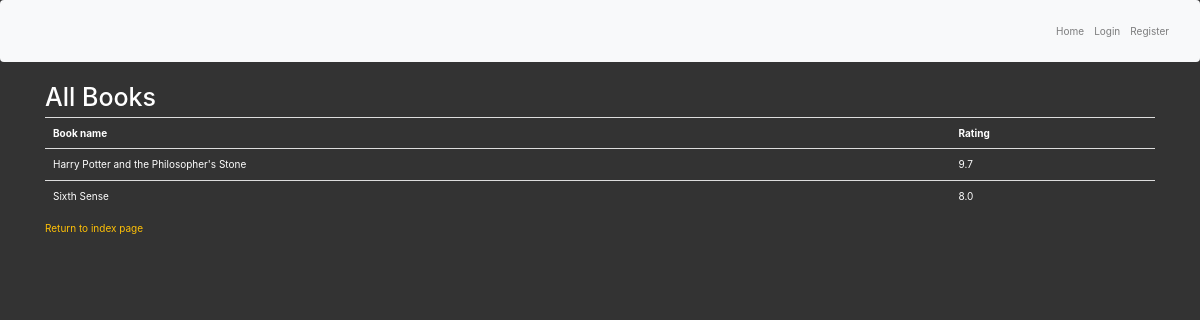
Before: /books with the older database file.
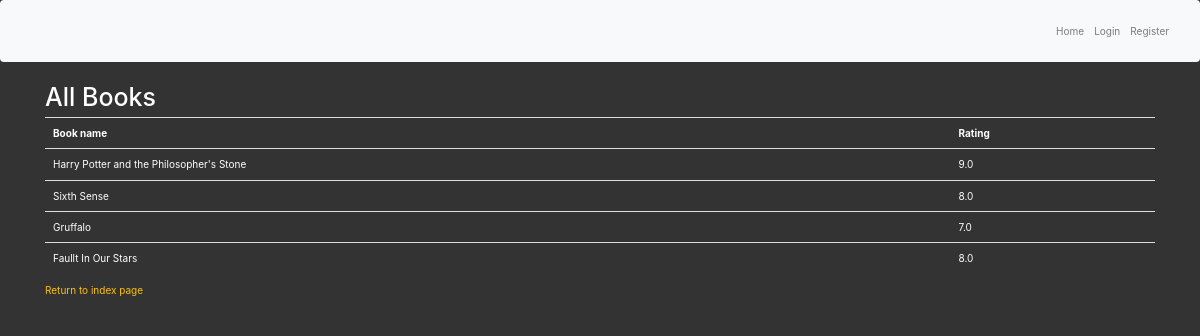
After: the same page with the newer database file.
### main.py (models this page shows)
class Book(db.Model):
    id = db.Column(db.Integer, primary_key=True)
    title = db.Column(db.String(250), unique=True, nullable=False)
    rating = db.Column(db.Float, nullable=False)

### main.py (the view)
@app.route('/books')
def books():
    all_books = db.session.query(Book).all()
    return render_template("books.html", books=all_books, logged_in=current_user.is_authenticated)

### templates/books.html (shortened to what this page needs)
{% extends 'bootstrap/base.html' %}
{% block styles %}
{{super()}}
<link rel="stylesheet" href="https://stackpath.bootstrapcdn.com/bootstrap/4.5.2/css/bootstrap.min.css">
<link rel="stylesheet" href="{{url_for('.static', filename='css/styles.css')}}">
{% endblock %}
{% block navbar %}
<nav class="navbar navbar-expand-lg navbar-light bg-light">
  <div class="collapse navbar-collapse">
    <ul class="navbar-nav ml-auto">
      <li class="nav-item">
        <a class="nav-link" href="{{ url_for('home') }}">Home</a>
      </li>
       {% if logged_in: %}
            <li class="nav-item">
                <a class="nav-link" href="{{ url_for('logout') }}">Log Out</a>
            </li>
       {% else: %}
            <li class="nav-item">
                <a class="nav-link" href="{{ url_for('login') }}">Login</a>
            </li>
            <li class="nav-item">
                <a class="nav-link" href="{{ url_for('register') }}">Register</a>
            </li>
        {% endif %}
    </ul>
  </div>
</nav>
{% endblock %}
{% block content %}
<div class="container">
  <div class="row">
    <div class="col-sm-12">
      <h1>All Books</h1>
	  <table class="table">
        <th> Book name </th>
        <th> Rating </th>
        {% for book in books: %}
          <tr>
            <td>{{ book.title }}</td>
            <td>{{ book.rating }}</td>
          </tr>
        {% endfor %}
  	  </table>
      <p><a href="{{ url_for('home') }}">Return to index page</a></p>
    </div>
  </div>
</div>
{% endblock %}

### static/css/styles.css (style rules this page uses)
body { background-color: #333; color: white; }
a { color: #ffc107; }
.table { color: white !important; }

Changed rows visible on the page:
changed Book "Harry Potter and the Philosopher's Stone": rating "9.7" → "9.0"
added Book: title "Gruffalo", rating "7.0"
added Book: title "Faullt In Our Stars", rating "8.0"
